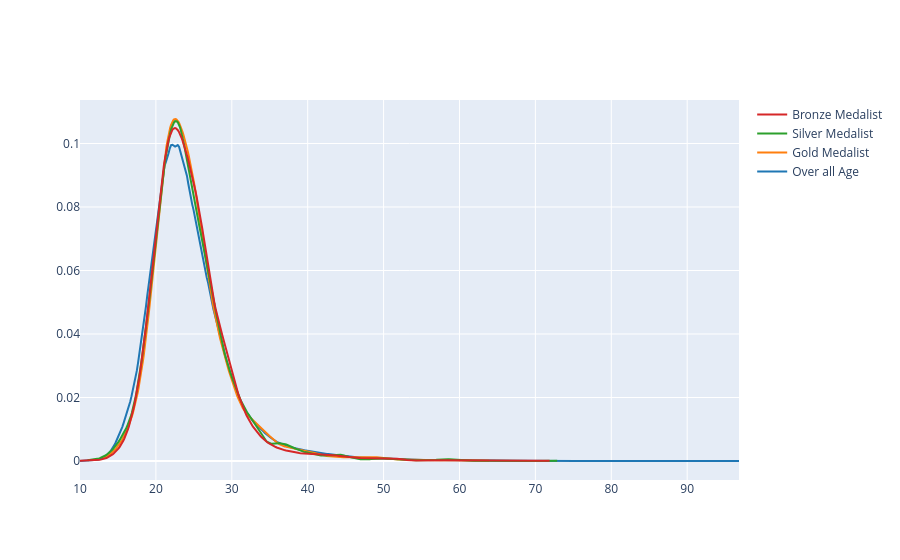

The code cell stored with this chart in its notebook:
### Code cell
fig = ff.create_distplot(
    [x1,x2,x3,x4],
    ['Over all Age','Gold Medalist','Silver Medalist','Bronze Medalist'],show_hist=False,show_rug=False
)

fig.show()

### Figure 1 — Plotly figure (JSON) as saved in the notebook; plotly's stock layout.template omitted (floating-point values rounded to 4 significant figures; data arrays with more than 128 entries replaced by an {"elided": "..."} marker saying what was removed)
{"data": [{"legendgroup": "Over all Age", "marker": {"color": "rgb(31, 119, 180)"}, "mode": "lines", "name": "Over all Age", "showlegend": true, "type": "scatter", "x": {"elided": "500 float values"}, "xaxis": "x", "y": {"elided": "500 float values"}, "yaxis": "y"}, {"legendgroup": "Gold Medalist", "marker": {"color": "rgb(255, 127, 14)"}, "mode": "lines", "name": "Gold Medalist", "showlegend": true, "type": "scatter", "x": {"elided": "500 float values"}, "xaxis": "x", "y": {"elided": "500 float values"}, "yaxis": "y"}, {"legendgroup": "Silver Medalist", "marker": {"color": "rgb(44, 160, 44)"}, "mode": "lines", "name": "Silver Medalist", "showlegend": true, "type": "scatter", "x": {"elided": "500 float values"}, "xaxis": "x", "y": {"elided": "500 float values"}, "yaxis": "y"}, {"legendgroup": "Bronze Medalist", "marker": {"color": "rgb(214, 39, 40)"}, "mode": "lines", "name": "Bronze Medalist", "showlegend": true, "type": "scatter", "x": {"elided": "500 float values"}, "xaxis": "x", "y": {"elided": "500 float values"}, "yaxis": "y"}], "layout": {"barmode": "overlay", "hovermode": "closest", "legend": {"traceorder": "reversed"}, "xaxis": {"anchor": "y2", "domain": [0, 1], "zeroline": false}, "yaxis": {"anchor": "free", "domain": [0, 1], "position": 0}}}
